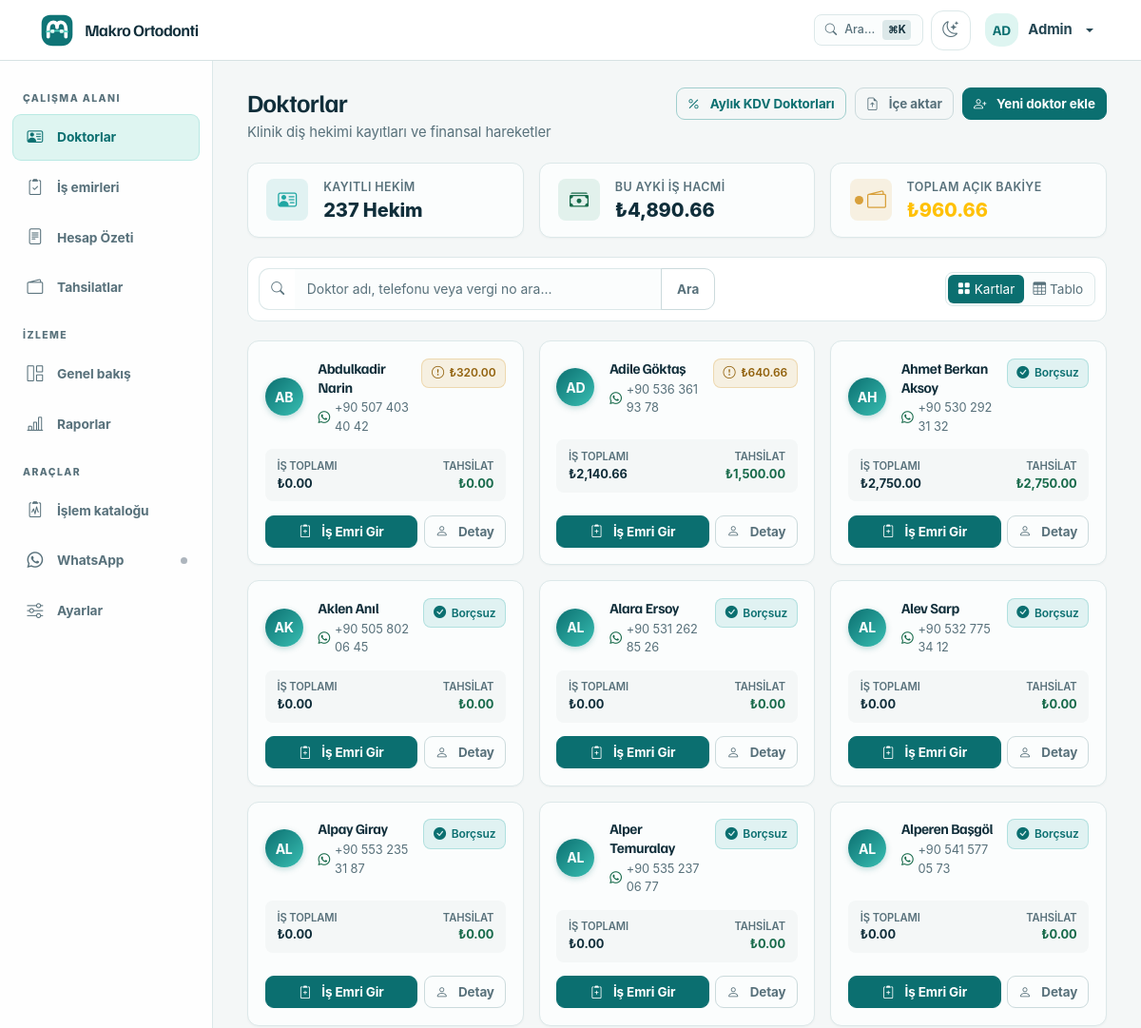
Page /parties/ (signed in, upper part) on the earlier database version.
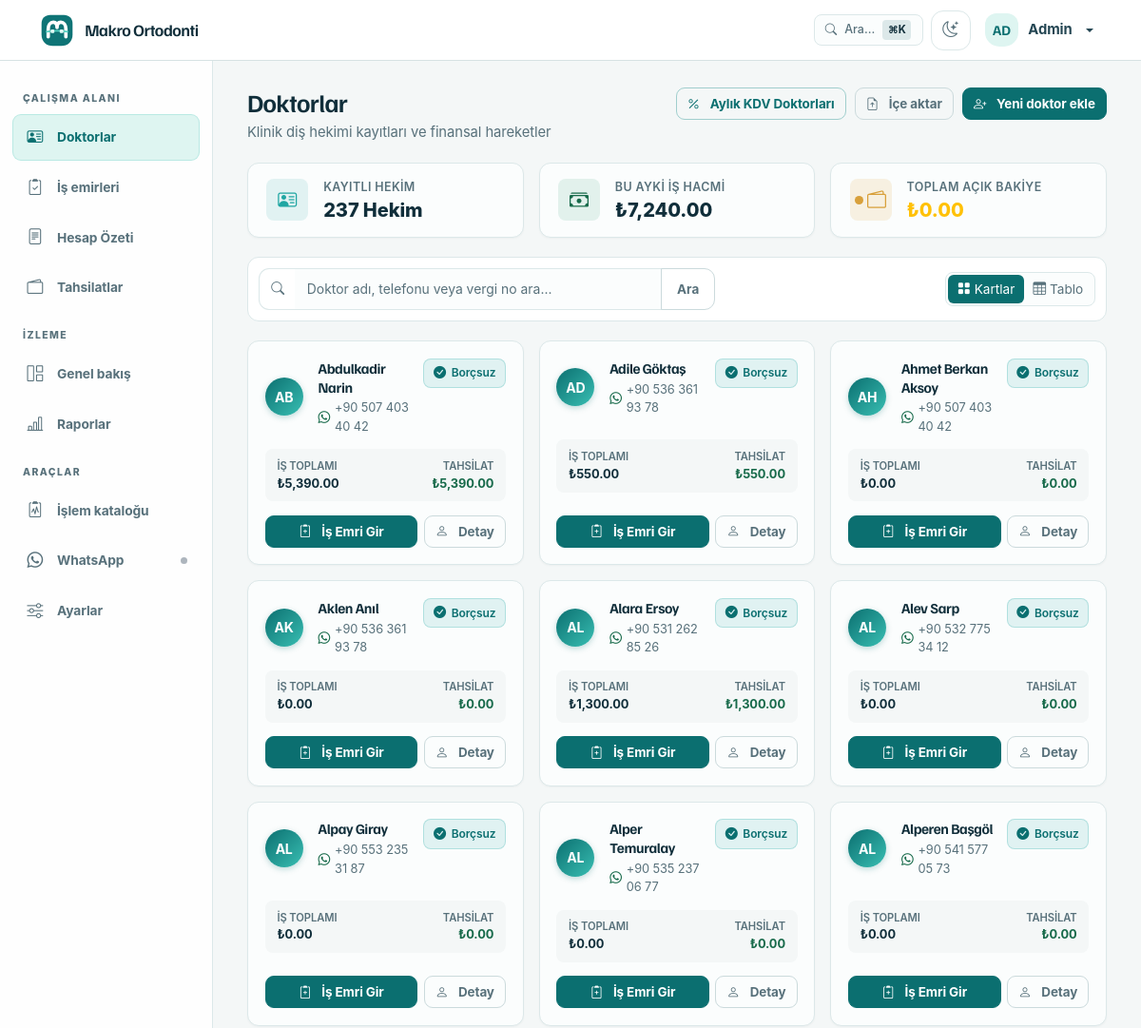
Same page on the later database version.
### app/models/models.py (models this page shows, shortened)
class Party(Base, TimestampMixin):
    __tablename__ = "parties"
    id: Mapped[int] = mapped_column(Integer, primary_key=True, autoincrement=True)
    party_type: Mapped[str] = mapped_column(
        SQLEnum(PartyType), nullable=False, default=PartyType.DENTIST, index=True
    )
    name: Mapped[str] = mapped_column(String(200), nullable=False)  # full name or company name
    phone: Mapped[str | None] = mapped_column(String(20), nullable=True, index=True)
    email: Mapped[str | None] = mapped_column(String(200), nullable=True)
    address: Mapped[str | None] = mapped_column(Text, nullable=True)
    tax_id: Mapped[str | None] = mapped_column(String(50), nullable=True)  # TC Kimlik / Vergi No
    notes: Mapped[str | None] = mapped_column(Text, nullable=True)
    is_active: Mapped[bool] = mapped_column(Boolean, default=True, nullable=False, index=True)
    previous_balance: Mapped[Decimal] = mapped_column(Numeric(12, 2), default=Decimal("0.00"), nullable=False)
    applies_kdv: Mapped[bool] = mapped_column(Boolean, default=False, nullable=False, index=True)
    first_name: Mapped[str | None] = mapped_column(String(100), nullable=True)
    last_name: Mapped[str | None] = mapped_column(String(100), nullable=True)
    date_of_birth: Mapped[date | None] = mapped_column(nullable=True)
    treatment_status: Mapped[str] = mapped_column(
        String(30), default="active", nullable=False, index=True
    )
    contact_person: Mapped[str | None] = mapped_column(String(150), nullable=True)
    contact_phone: Mapped[str | None] = mapped_column(String(20), nullable=True)
    referred_by_id: Mapped[int | None] = mapped_column(Integer, ForeignKey("parties.id"), nullable=True, index=True)
    referred_by = relationship("Party", remote_side="Party.id", foreign_keys=[referred_by_id], lazy="selectin")
    invoices: Mapped[list["Invoice"]] = relationship(
        back_populates="party", lazy="selectin"
    )
    patient: Mapped["Patient"] = relationship(
        back_populates="party", uselist=False, lazy="selectin"
    )
    treatments: Mapped[list["PatientTreatment"]] = relationship(
        back_populates="party", lazy="selectin"
    )
    work_orders: Mapped[list["WorkOrder"]] = relationship(
        back_populates="party", lazy="selectin"
    )
    previous_balance_payments: Mapped[list["PartyPayment"]] = relationship(
        back_populates="party",
        cascade="all, delete-orphan",
        lazy="selectin",
        order_by="PartyPayment.payment_date.desc(), PartyPayment.id.desc()",
    )
    __table_args__ = (
        UniqueConstraint("name", "phone", "party_type", name="uq_party_identity"),
    )
    @property
    def display_name(self) -> str:
        return self.name
    @property
    def previous_balance_collected(self) -> Decimal:
        return money(sum(
            (payment.amount for payment in self.previous_balance_payments),
            Decimal("0.00"),
        ))
    @property
    def previous_balance_outstanding(self) -> Decimal:
        return money(max(
            money(self.previous_balance or Decimal("0.00")) - self.previous_balance_collected,
            Decimal("0.00"),
        ))

### app/routes/parties.py (the view, shortened to what this page needs)
@parties_bp.route("/")
@login_required
@permissions_required("clinical.view")
def list_parties():
    search = request.args.get("search", "").strip()
    today = date.today()
    query = db.select(Party).where(
        Party.party_type == PartyType.DENTIST,
        Party.is_active.is_(True),
    )
    query = query.order_by(tr_order(Party.name))
    pagination = db.paginate(query, page=max(request.args.get("page", 1, type=int), 1), per_page=25, max_per_page=100, error_out=False)
    parties = pagination.items
    page_party_ids = [p.id for p in parties]
    kasa_by_party: dict[int, dict] = {}
    if page_party_ids:
        all_makbuzlar = db.session.execute(
            db.select(Makbuz).where(Makbuz.party_id.in_(page_party_ids))
        ).scalars().all()
        makbuzlar_by_party: dict[int, list[Makbuz]] = {}
        for m in all_makbuzlar:
            makbuzlar_by_party.setdefault(m.party_id, []).append(m)
        for p in parties:
            party_makbuzlar = makbuzlar_by_party.get(p.id, [])
            financial_makbuzlar = [m for m in party_makbuzlar if m.affects_balance]
            prev_bal = p.previous_balance_outstanding
            total_balance = money(sum(
                (m.outstanding_amount for m in financial_makbuzlar),
                Decimal("0.00"),
            ) + prev_bal)
            current_m = next((m for m in party_makbuzlar if m.year == today.year and m.month == today.month), None)
            kasa_by_party[p.id] = {
                "work_total": money(current_m.grand_total) if current_m else Decimal("0.00"),
                "vat_total": (money(current_m.vat_amount) if current_m.vat_applied else None) if current_m else None,
                "payment_total": money(sum(
                    (entry.amount for entry in current_m.payment_entries),
                    Decimal("0.00"),
                )) if current_m and current_m.payment_entries else (
                    money(current_m.paid_amount or Decimal("0.00"))
                    if current_m else Decimal("0.00")
                ),
                "balance": total_balance,
            }
    total_doctors_count = db.session.scalar(
        db.select(db.func.count(Party.id)).where(Party.party_type == PartyType.DENTIST, Party.is_active.is_(True))
    ) or 0
    current_month_start = date(today.year, today.month, 1)
    next_month_start = date(today.year + (today.month == 12), today.month % 12 + 1, 1)
    current_month_makbuz_sum = db.session.scalar(
        db.select(db.func.coalesce(db.func.sum(Makbuz.grand_total), Decimal("0.00")))
        .join(Party, Makbuz.party_id == Party.id)
        .where(
            Party.party_type == PartyType.DENTIST,
            Party.is_active.is_(True),
            Makbuz.year == today.year,
            Makbuz.month == today.month,
        )
    ) or Decimal("0.00")
    parties_with_current_makbuz = db.select(Makbuz.party_id).where(
        Makbuz.year == today.year,
        Makbuz.month == today.month,
    )
    current_month_wo_without_makbuz_sum = db.session.scalar(
        db.select(db.func.coalesce(db.func.sum(WorkOrder.total_price), Decimal("0.00")))
        .join(Party, WorkOrder.party_id == Party.id)
        .where(
            Party.party_type == PartyType.DENTIST,
            Party.is_active.is_(True),
            WorkOrder.work_date >= current_month_start,
            WorkOrder.work_date < next_month_start,
            ~WorkOrder.party_id.in_(parties_with_current_makbuz),
        )
    ) or Decimal("0.00")
    current_month_work_total = money(current_month_makbuz_sum + current_month_wo_without_makbuz_sum)
    all_active_parties = db.session.execute(
        db.select(Party).where(Party.party_type == PartyType.DENTIST, Party.is_active.is_(True))
    ).scalars().all()
    all_party_ids = [p.id for p in all_active_parties]
    sum_prev_balances = money(sum(
        (p.previous_balance_outstanding for p in all_active_parties),
        Decimal("0.00"),
    ))
    if all_party_ids:
        active_summaries = db.session.execute(
            db.select(Makbuz).where(
                Makbuz.party_id.in_(all_party_ids),
            )
        ).scalars().all()
        total_summary_outstanding = money(sum(
            (
                summary.outstanding_amount
                for summary in active_summaries
                if summary.affects_balance
            ),
            Decimal("0.00"),
        ))
    else:
        total_summary_outstanding = Decimal("0.00")
    total_clinic_balance = money(total_summary_outstanding + sum_prev_balances)
    kasa_page_total_work = money(sum((row["work_total"] for row in kasa_by_party.values()), Decimal("0.00")))
    kasa_page_total_payment = money(sum((row["payment_total"] for row in kasa_by_party.values()), Decimal("0.00")))
    kasa_page_total_balance = money(sum((row["balance"] for row in kasa_by_party.values()), Decimal("0.00")))
    template = (
        "parties/_results.html"
        if request.args.get("partial") == "1"
        else "parties/list.html"
    )
    return render_template(
        template,
        parties=parties,
        search=search,
        pagination=pagination,
        summary_month=today,
        kasa_by_party=kasa_by_party,
        kasa_page_total_work=kasa_page_total_work,
        kasa_page_total_payment=kasa_page_total_payment,
        kasa_page_total_balance=kasa_page_total_balance,
        total_doctors_count=total_doctors_count,
        current_month_work_total=current_month_work_total,
        total_clinic_balance=total_clinic_balance,
    )

### app/__init__.py (called while the page is built, shortened)
def _get_cached_setting(key: str, default: str = "") -> str:
    now = time.monotonic()
    cached = _settings_cache.get(key)
    if cached and (now - cached[0]) < _SETTINGS_CACHE_TTL:
        return cached[1]

def _page_url(page: int) -> str:
    args = request.args.to_dict(flat=True)
    args.pop("partial", None)
    args["page"] = page
    return url_for(request.endpoint, **(request.view_args or {}), **args)

### app/authz.py (called while the page is built)
def has_permission(user, permission: str) -> bool:
    permissions = ROLE_PERMISSIONS.get(getattr(user, "role", None), frozenset())
    return "*" in permissions or permission in permissions

def permissions_required(*permissions: str):
    def decorator(view_func):
        @wraps(view_func)
        def wrapped(*args, **kwargs):
            if not current_user.is_authenticated:
                return redirect(url_for("auth.login"))
            if not all(has_permission(current_user, permission) for permission in permissions):
                flash("Bu işlem için yetkiniz bulunmuyor.", "danger")
                return redirect(url_for("dashboard.index"))
            return view_func(*args, **kwargs)
        return wrapped
    return decorator

### app/templates/parties/list.html (shortened to what this page needs)
{% extends "base.html" %}  {% block content %}
<header class="workspace-header">
  <div>
    <h1>Doktorlar</h1>
    <p>Klinik diş hekimi kayıtları ve finansal hareketler</p>
  </div>
  <div class="workspace-actions">
    <a
      href="{{ url_for('reports.kdv_doctors') }}"
      class="btn btn-outline-primary btn-sm"
      ><i class="bi bi-percent me-1" aria-hidden="true"></i>Aylık KDV Doktorları</a
    >
    <a
      href="{{ url_for('parties.import_parties') }}"
      class="btn btn-outline-secondary btn-sm"
      ><i class="bi bi-file-earmark-arrow-up me-1" aria-hidden="true"></i>İçe aktar</a
    >
    <a href="{{ url_for('parties.add_party') }}" class="btn btn-primary btn-sm"
      ><i class="bi bi-person-plus me-1" aria-hidden="true"></i>Yeni doktor ekle</a
    >
  </div>
</header>
{% set c_doctors = total_doctors_count if total_doctors_count is defined and total_doctors_count is not none else (pagination.total if pagination is defined else 0) %}
{% set c_work = current_month_work_total if current_month_work_total is defined and current_month_work_total is not none else 0 %}
{% set c_balance = total_clinic_balance if total_clinic_balance is defined and total_clinic_balance is not none else 0 %}
<div class="parties-summary-grid">
  <div class="parties-metric-card">
    <div class="parties-metric-icon parties-metric-icon--primary">
      <i class="bi bi-person-vcard"></i>
    </div>
    <div class="parties-metric-info">
      <span class="parties-metric-label">Kayıtlı Hekim</span>
      <span class="parties-metric-value">{{ c_doctors }} Hekim</span>
    </div>
  </div>
  <div class="parties-metric-card">
    <div class="parties-metric-icon parties-metric-icon--success">
      <i class="bi bi-cash-stack"></i>
    </div>
    <div class="parties-metric-info">
      <span class="parties-metric-label">Bu Ayki İş Hacmi</span>
      <span class="parties-metric-value">₺{{ "{:,.2f}".format(c_work) }}</span>
    </div>
  </div>
  <div class="parties-metric-card">
    <div class="parties-metric-icon parties-metric-icon--warning">
      <div class="status-pulse-dot warning me-1"></div>
      <i class="bi bi-wallet2"></i>
    </div>
    <div class="parties-metric-info">
      <span class="parties-metric-label">Toplam Açık Bakiye</span>
      <span class="parties-metric-value text-warning">₺{{ "{:,.2f}".format(c_balance) }}</span>
    </div>
  </div>
</div>
<div class="toolbar-panel d-flex align-items-center justify-content-between flex-wrap gap-2 mb-3">
  <form method="GET" action="{{ url_for('parties.list_parties') }}" class="flex-grow-1" style="max-width: 480px;">
    <div class="input-group">
      <span class="input-group-text bg-transparent border-end-0"
        ><i class="bi bi-search text-muted" aria-hidden="true"></i
      ></span>
      <input
        type="text"
        class="form-control border-start-0 js-live-search shadow-none"
        name="search"
        value="{{ search }}"
        data-results="#parties-results"
        placeholder="Doktor adı, telefonu veya vergi no ara..."
        aria-label="Diş hekimlerinde ara"
        autocomplete="off"
      />
      <button type="submit" class="btn btn-outline-secondary">Ara</button>
    </div>
  </form>
  <div class="d-flex align-items-center gap-2">
    <div class="view-mode-toggle" id="partiesViewToggle" role="group" aria-label="Görünüm modu">
      <button type="button" class="view-mode-btn active" data-view="grid" title="Kart Görünümü"><i class="bi bi-grid-fill me-1"></i>Kartlar</button>
      <button type="button" class="view-mode-btn" data-view="table" title="Tablo Görünümü"><i class="bi bi-table me-1"></i>Tablo</button>
    </div>
  </div>
</div>
<div id="parties-results" aria-live="polite">
  {% include "parties/_results.html" %}
</div>
{% endblock %}

### app/templates/parties/_results.html (shortened to what this page needs)
<div id="partiesContainer" class="parties-view-grid">
  {% if parties %}
  <div class="parties-cards-grid" id="partiesGridView">
    {% for p in parties %}
    {% set finance = kasa_by_party.get(p.id) %}
    {% set initials = (p.display_name[:2] if p.display_name else 'DH')|upper %}
    {% set bal = finance.balance if finance else 0 %}
    <div class="party-card-item">
      <div class="party-card-header">
        <div class="d-flex align-items-center gap-3">
          <div class="party-avatar">{{ initials }}</div>
          <div>
            <h3 class="party-card-title">
              <a href="{{ url_for('parties.detail_party', party_id=p.id) }}" class="text-decoration-none text-reset">{{ p.display_name }}</a>
            </h3>
            {% if p.phone %}
            <a href="{{ url_for('whatsapp.index', message_party_id=p.id, _anchor='message-compose') }}" class="party-card-phone phone-wa-link" title="WhatsApp Mesajı Gönder">
              <i class="bi bi-whatsapp text-success"></i>
              <span>{{ p.phone|phone_display }}</span>
            </a>
            {% endif %}
          </div>
        </div>
        {% if bal > 0 %}
        <span class="badge-tint badge-tint-warning" title="Ödenmemiş Bakiye"><i class="bi bi-exclamation-circle"></i> ₺{{ "{:,.2f}".format(bal) }}</span>
        {% else %}
        <span class="badge-tint badge-tint-success"><i class="bi bi-check-circle-fill"></i> Borçsuz</span>
        {% endif %}
      </div>
      <div class="party-card-body">
        <div class="party-card-stat">
          <span class="party-card-stat-label">İŞ TOPLAMI</span>
          <span class="party-card-stat-val">₺{{ "{:,.2f}".format(finance.work_total if finance else 0) }}</span>
        </div>
        <div class="party-card-stat text-end">
          <span class="party-card-stat-label">TAHSİLAT</span>
          <span class="party-card-stat-val text-success">₺{{ "{:,.2f}".format(finance.payment_total if finance else 0) }}</span>
        </div>
      </div>
      <div class="party-card-footer">
        <a href="{{ url_for('parties.add_work_order', party_id=p.id) }}" class="btn btn-sm btn-primary flex-grow-1">
          <i class="bi bi-clipboard2-plus me-1"></i>İş Emri Gir
        </a>
        <a href="{{ url_for('parties.detail_party', party_id=p.id) }}" class="btn btn-sm btn-outline-secondary">
          <i class="bi bi-person me-1"></i>Detay
        </a>
      </div>
    </div>
    {% endfor %}
  </div>
  {% endif %}
</div>

Differences in the rows shown:
changed Party "Abdulkadir Narin": work_total "0.00" → "5,390.00"; payment_total "0.00" → "5,390.00"; previous_balance "320.00" → (not shown); text "₺" → "Borçsuz"
shown differently, row unchanged: Party "Adile Göktaş": work_total "2,140.66" → "550.00"; payment_total "1,500.00" → "550.00"; bal "640.66" → (not shown); text "₺" → "Borçsuz"
changed Party "Ahmet Berkan Aksoy": phone "+90 530 292 31 32" → "+90 507 403 40 42"; previous_balance "2,750.00" → "0.00"
changed Party "Aklen Anıl": phone "+90 505 802 06 45" → "+90 536 361 93 78"
computed for Party "Alara Ersoy": work_total "0.00" → "1,300.00"; payment_total "0.00" → "1,300.00"
Other differences:
{{ "{:,.2f}".format(c_work) }}: "4,890.66" → "7,240.00"
{{ "{:,.2f}".format(c_balance) }}: "960.66" → "0.00"
